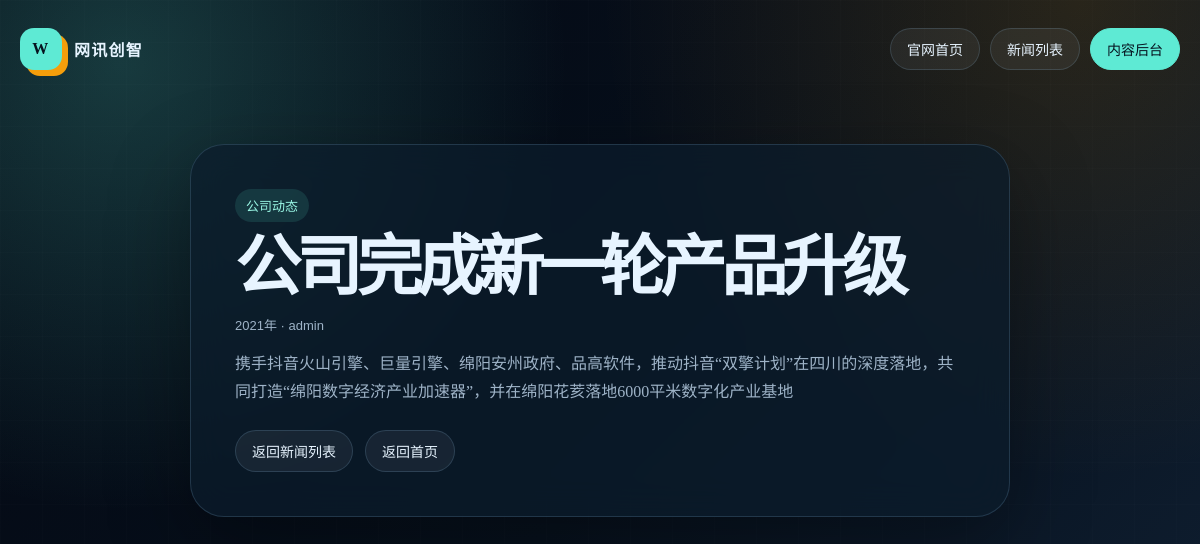
Screenshot of /news/1 with the database file from the repository.
### day4/homework/app_company_cms.py (models this page shows)
class Base(DeclarativeBase):
    pass

class News(Base):
    __tablename__ = "news"
    id = Column(Integer, primary_key=True, autoincrement=True)
    title = Column(String(200), nullable=False)
    content = Column(Text, nullable=False)
    category = Column(String(100), nullable=False)
    published_at = Column(String(30), nullable=False)
    author = Column(String(50), nullable=False)

### day4/homework/app_company_cms.py (the view, shortened to what this page needs)
@app.route("/news/<int:news_id>", methods=["GET"])
def news_page(news_id):
    with Session(ENGINE) as db_session:
        news = db_session.get(News, news_id)
        return render_template("news_detail.html", company=company_info, news=news_to_dict(news))

### day4/homework/app_company_cms.py (called while the page is built)
def news_to_dict(news):
    return {
        "id": news.id,
        "title": news.title,
        "content": news.content,
        "category": news.category,
        "published_at": news.published_at,
        "author": news.author,
    }

### day4/homework/templates/news_detail.html (shortened to what this page needs)
{% extends "base.html" %}
{% block content %}
<article class="article">
    <span class="tag">{{ news.category }}</span>
    <h1>{{ news.title }}</h1>
    <div class="meta">{{ news.published_at }}{% if news.author %} · {{ news.author }}{% endif %}</div>
    <p>{{ news.content }}</p>
    <div class="article-actions">
        <a class="pill" href="/api/news">返回新闻列表</a>
        <a class="pill article-back" href="/">返回首页</a>
    </div>
</article>
{% endblock %}

### day4/homework/static/css/site.css (style rules this page uses)
:root { --ink: #e7f4ff; --muted: #9eb3c7; --paper: #07111d; --panel: rgba(12, 28, 44, 0.72); --line: rgba(154, 213, 255, 0.16); --brand: #5eead4; --brand-dark: #99f6e4; --accent: #f59e0b; --danger: #ef4444; --shadow: 0 26px 80px rgba(0, 0, 0, 0.35); }
* { box-sizing: border-box; }
body { margin: 0; min-height: 100vh; color: var(--ink); background: radial-gradient(circle at 10% 8%, rgba(94, 234, 212, 0.22), transparent 28rem), radial-gradient(circle at 90% 0%, rgba(245, 158, 11, 0.14), transparent 30rem), linear-gradient(135deg, #030712 0%, #07111d 54%, #102033 100%); font-family: Georgia, "Songti SC", "Noto Serif SC", serif; }
body::before { position: fixed; inset: 0; z-index: -1; content: ""; opacity: 0.35; background-image: linear-gradient(rgba(255, 255, 255, 0.035) 1px, transparent 1px), linear-gradient(90deg, rgba(255, 255, 255, 0.035) 1px, transparent 1px); background-size: 42px 42px; }
a { color: inherit; text-decoration: none; }
.pill { padding: 10px 16px; border: 1px solid var(--line); border-radius: 999px; background: rgba(255, 255, 255, 0.06); font-family: "Trebuchet MS", "Microsoft YaHei", sans-serif; font-size: 14px; }
h1 { margin: 16px 0; font-size: clamp(44px, 8vw, 92px); line-height: 0.92; letter-spacing: -0.08em; }
.hero-card, .panel, .article, .news-card { background: var(--panel); border: 1px solid var(--line); box-shadow: var(--shadow); backdrop-filter: blur(18px); }
.metric span, .meta, .news-card p, .article p, label { color: var(--muted); }
.tag { display: inline-flex; padding: 7px 11px; border-radius: 999px; color: var(--brand-dark); background: rgba(94, 234, 212, 0.12); font-family: "Trebuchet MS", "Microsoft YaHei", sans-serif; font-size: 13px; }
.news-card p, .article p { line-height: 1.75; }
.meta { font-family: "Trebuchet MS", "Microsoft YaHei", sans-serif; font-size: 13px; }
.article { max-width: 820px; margin: 46px auto 80px; padding: 44px; border-radius: 34px; }
.article h1 { font-size: clamp(34px, 6vw, 66px); }
.article-back { display: inline-flex; margin-top: 24px; }
.article-actions { display: flex; gap: 12px; flex-wrap: wrap; margin-top: 24px; }
.article-actions .article-back { margin-top: 0; }

### rows the page displays
News: category "公司动态", title "公司完成新一轮产品升级", published_at "2021年", author "admin", content "携手抖音火山引擎、巨量引擎、绵阳安州政府、品高软件，推动抖音“双擎计划”在四川的深度落地，共同打造“绵阳数字经济产业加速器”，并在绵阳花荄落地6000平米数字化产业基地"

### other values shown
{{ company.name }} "网讯创智"
